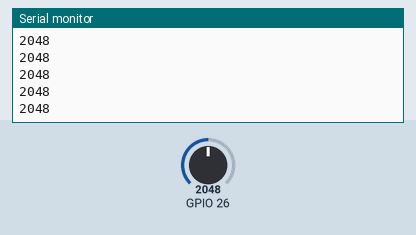
This sketch was run on a simulated ESP32. Parts: the last lines printed to the serial monitor. The test bench sets the inputs (shaded band); at power-on: GPIO 26 = 2048.

Above: at 1.2 s.
1.3 s: GPIO 26 set to 2866
At 1.31 s:
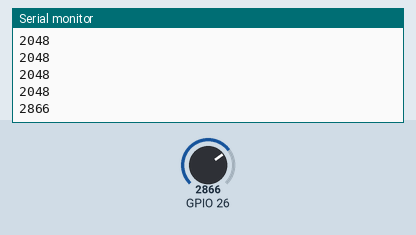
2.8 s: GPIO 26 set to 3603
At 2.81 s:
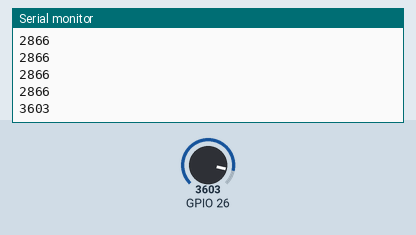
Timing chart, 0 to 5.8 s (numbered marks = the images above; inputs shaded):
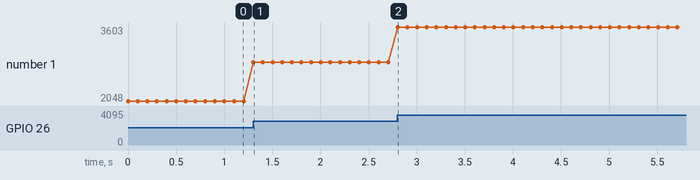

Measured:
- after the input at 1.3 s, the serial monitor: prints a new line at once (image 1)
- after the input at 2.8 s, the serial monitor: prints a new line at once (image 2)
- plotted number 1: 2048 → 2866 after the input at 1.3 s, 2866 → 3603 after the input at 2.8 s

The sketch:

UV_sensor.ino
```cpp
/*
 * Keyes 42 in 1 Starter Kit for Raspberry Pi Pico
 * lesson 29
 * UV sensor
*/
int val = 0;
void setup() {
  Serial.begin(9600);//设置波特率为9600
  pinMode(26, INPUT);//设置传感器的PIN为输入模式
}

void loop() {
  val = analogRead(26);//读取电平
  Serial.println(val);//打印模拟电平
  delay(100);

}
```
